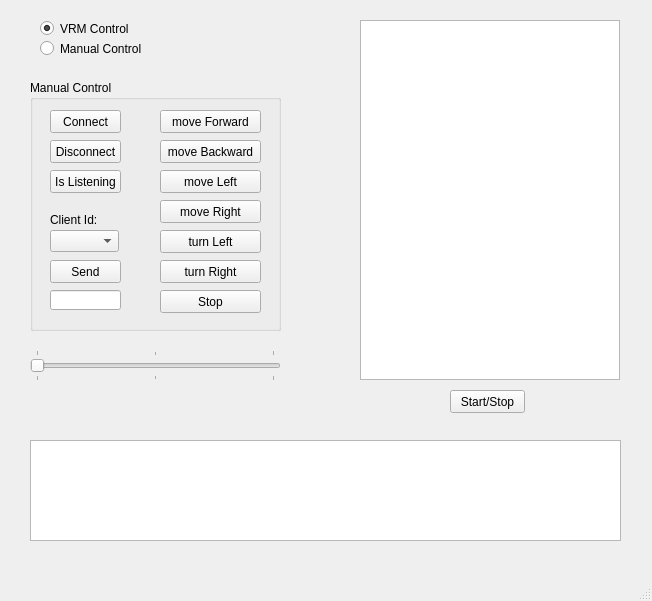
<?xml version="1.0" encoding="UTF-8"?>
<ui version="4.0">
 <class>MainWindow</class>
 <widget class="QMainWindow" name="MainWindow">
  <property name="geometry">
   <rect>
    <x>0</x>
    <y>0</y>
    <width>652</width>
    <height>601</height>
   </rect>
  </property>
  <property name="windowTitle">
   <string>MainWindow</string>
  </property>
  <widget class="QWidget" name="centralwidget">
   <widget class="QTextBrowser" name="textBrowser_log">
    <property name="geometry">
     <rect>
      <x>30</x>
      <y>440</y>
      <width>591</width>
      <height>101</height>
     </rect>
    </property>
   </widget>
   <widget class="QSlider" name="horizontalSlider_speed">
    <property name="geometry">
     <rect>
      <x>30</x>
      <y>350</y>
      <width>251</width>
      <height>31</height>
     </rect>
    </property>
    <property name="maximum">
     <number>2</number>
    </property>
    <property name="pageStep">
     <number>1</number>
    </property>
    <property name="sliderPosition">
     <number>0</number>
    </property>
    <property name="orientation">
     <enum>Qt::Horizontal</enum>
    </property>
    <property name="invertedAppearance">
     <bool>false</bool>
    </property>
    <property name="invertedControls">
     <bool>false</bool>
    </property>
    <property name="tickPosition">
     <enum>QSlider::TicksBothSides</enum>
    </property>
   </widget>
   <widget class="QGraphicsView" name="view1">
    <property name="geometry">
     <rect>
      <x>360</x>
      <y>20</y>
      <width>260</width>
      <height>360</height>
     </rect>
    </property>
   </widget>
   <widget class="QPushButton" name="pushButton_startStop">
    <property name="geometry">
     <rect>
      <x>450</x>
      <y>390</y>
      <width>75</width>
      <height>23</height>
     </rect>
    </property>
    <property name="text">
     <string>Start/Stop</string>
    </property>
   </widget>
   <widget class="QRadioButton" name="radioButton_vrmControl">
    <property name="enabled">
     <bool>true</bool>
    </property>
    <property name="geometry">
     <rect>
      <x>40</x>
      <y>20</y>
      <width>91</width>
      <height>17</height>
     </rect>
    </property>
    <property name="text">
     <string>VRM Control</string>
    </property>
    <property name="checkable">
     <bool>true</bool>
    </property>
    <property name="checked">
     <bool>true</bool>
    </property>
   </widget>
   <widget class="QRadioButton" name="radioButton_manualControl">
    <property name="geometry">
     <rect>
      <x>40</x>
      <y>40</y>
      <width>101</width>
      <height>17</height>
     </rect>
    </property>
    <property name="text">
     <string>Manual Control</string>
    </property>
    <property name="checked">
     <bool>false</bool>
    </property>
   </widget>
   <widget class="QGroupBox" name="groupBox_manualControl">
    <property name="enabled">
     <bool>true</bool>
    </property>
    <property name="geometry">
     <rect>
      <x>30</x>
      <y>80</y>
      <width>251</width>
      <height>251</height>
     </rect>
    </property>
    <property name="title">
     <string>Manual Control</string>
    </property>
    <widget class="QPushButton" name="pushButton_turnRight">
     <property name="geometry">
      <rect>
       <x>130</x>
       <y>180</y>
       <width>101</width>
       <height>23</height>
      </rect>
     </property>
     <property name="text">
      <string>turn Right</string>
     </property>
    </widget>
    <widget class="QPushButton" name="pushButton_moveBackward">
     <property name="geometry">
      <rect>
       <x>130</x>
       <y>60</y>
       <width>101</width>
       <height>23</height>
      </rect>
     </property>
     <property name="text">
      <string>move Backward</string>
     </property>
    </widget>
    <widget class="QPushButton" name="pushButton_send">
     <property name="geometry">
      <rect>
       <x>20</x>
       <y>180</y>
       <width>71</width>
       <height>23</height>
      </rect>
     </property>
     <property name="text">
      <string>Send</string>
     </property>
    </widget>
    <widget class="QPushButton" name="pushButton_Stop">
     <property name="geometry">
      <rect>
       <x>130</x>
       <y>210</y>
       <width>101</width>
       <height>23</height>
      </rect>
     </property>
     <property name="text">
      <string>Stop</string>
     </property>
    </widget>
    <widget class="QPushButton" name="pushButton_moveForward">
     <property name="geometry">
      <rect>
       <x>130</x>
       <y>30</y>
       <width>101</width>
       <height>23</height>
      </rect>
     </property>
     <property name="text">
      <string>move Forward</string>
     </property>
    </widget>
    <widget class="QPushButton" name="pushButton_moveLeft">
     <property name="geometry">
      <rect>
       <x>130</x>
       <y>90</y>
       <width>101</width>
       <height>23</height>
      </rect>
     </property>
     <property name="text">
      <string>move Left</string>
     </property>
    </widget>
    <widget class="QPushButton" name="pushButton_islistening">
     <property name="geometry">
      <rect>
       <x>20</x>
       <y>90</y>
       <width>71</width>
       <height>23</height>
      </rect>
     </property>
     <property name="text">
      <string>Is Listening</string>
     </property>
    </widget>
    <widget class="QLineEdit" name="lineEdit_send">
     <property name="geometry">
      <rect>
       <x>20</x>
       <y>210</y>
       <width>71</width>
       <height>20</height>
      </rect>
     </property>
    </widget>
    <widget class="QPushButton" name="pushButton_disconnect">
     <property name="geometry">
      <rect>
       <x>20</x>
       <y>60</y>
       <width>71</width>
       <height>23</height>
      </rect>
     </property>
     <property name="text">
      <string>Disconnect</string>
     </property>
    </widget>
    <widget class="QPushButton" name="pushButton_moveRight">
     <property name="geometry">
      <rect>
       <x>130</x>
       <y>120</y>
       <width>101</width>
       <height>23</height>
      </rect>
     </property>
     <property name="text">
      <string>move Right</string>
     </property>
    </widget>
    <widget class="QPushButton" name="pushButton_connect">
     <property name="geometry">
      <rect>
       <x>20</x>
       <y>30</y>
       <width>71</width>
       <height>23</height>
      </rect>
     </property>
     <property name="text">
      <string>Connect</string>
     </property>
    </widget>
    <widget class="QPushButton" name="pushButton_turnLeft">
     <property name="geometry">
      <rect>
       <x>130</x>
       <y>150</y>
       <width>101</width>
       <height>23</height>
      </rect>
     </property>
     <property name="text">
      <string>turn Left</string>
     </property>
    </widget>
    <widget class="QComboBox" name="comboBox_clientId">
     <property name="geometry">
      <rect>
       <x>20</x>
       <y>150</y>
       <width>69</width>
       <height>22</height>
      </rect>
     </property>
    </widget>
    <widget class="QLabel" name="label_clientId">
     <property name="geometry">
      <rect>
       <x>20</x>
       <y>129</y>
       <width>71</width>
       <height>21</height>
      </rect>
     </property>
     <property name="text">
      <string>Client Id:</string>
     </property>
    </widget>
   </widget>
  </widget>
  <widget class="QMenuBar" name="menubar">
   <property name="geometry">
    <rect>
     <x>0</x>
     <y>0</y>
     <width>652</width>
     <height>21</height>
    </rect>
   </property>
  </widget>
  <widget class="QStatusBar" name="statusbar"/>
 </widget>
 <resources/>
 <connections/>
</ui>
